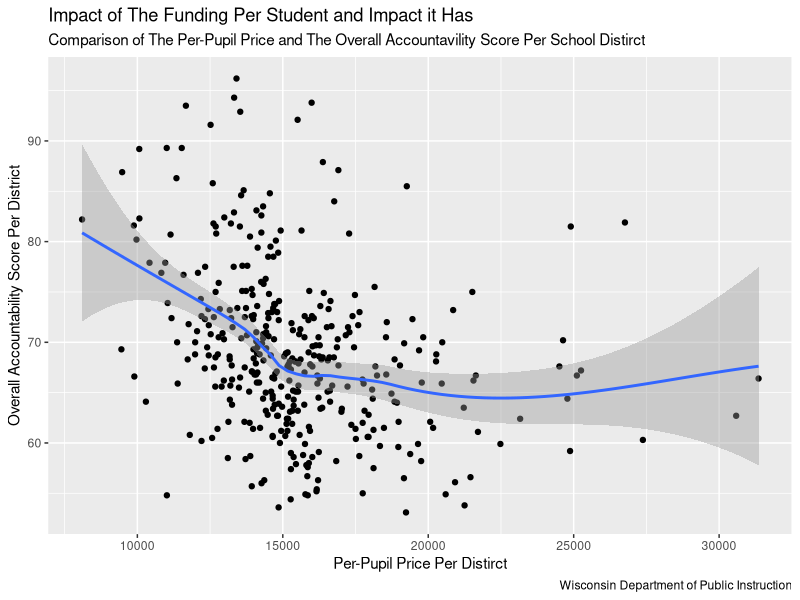

Recreate this plot in R.
## ---- chunk 1
library(readxl)
X2023_2024_district_report_card <- read_excel("2023-2024_district_report_card.xlsx")
head(X2023_2024_district_report_card)
## ---- chunk 2
library(readxl)
cmpcst24_1_ <- read_excel("cmpcst24 (1).xlsx")
head(cmpcst24_1_)
## ---- chunk 3
library(tidyverse)
library(dplyr)
## ---- chunk 4
report_card <- X2023_2024_district_report_card 

report_card <- report_card |>
  select("District Name", "Overall Accountability Score", "Overall Accountability Rating",
         "Grade Band for Comparison", "District Enrollment") 

report_card
## ---- chunk 5
tcec_per_district <- cmpcst24_1_

tcec_per_district <- tcec_per_district |>
  select("...5", "...6")

tcec_per_district
## ---- chunk 6
tcec_per_district <- tcec_per_district |>
  rename(
    `District Name` = `...5`,
    `TCEC` = `...6`) 

tcec_per_district
## ---- chunk 7
tcec_per_district <- tcec_per_district |>
  filter(
  `District Name` != " ", `District Name`!= "NAME", `District Name` != "18310.044339754681", 
  `District Name` != "Statewide Total")
  
tcec_per_district
## ---- chunk 8
school_district <- tcec_per_district |>
  inner_join(report_card)

school_district
## ---- chunk 9
school_district <- school_district |>
  mutate(
    "TCEC" = as.numeric(`TCEC`),
    "Overall Accountability Score" = as.numeric(`Overall Accountability Score`))
## ---- chunk 10
school_district <- school_district |>
    mutate(
      "Per-Pupil Price" = `TCEC` / `District Enrollment`
      )
    
school_district
## ---- chunk 11
school_district_graph <- school_district |>
  ggplot(aes(x = `Per-Pupil Price`,
             y = `Overall Accountability Score`)) + 
  geom_point() +
  geom_smooth() +
  labs(
    title = "Impact of The Funding Per Student and Impact it Has",
    subtitle = "Comparison of The Per-Pupil Price and The Overall Accountavility Score Per School Distirct",
    x = "Per-Pupil Price Per Distirct",
    y = "Overall Accountability Score Per District",
    caption = "Wisconsin Department of Public Instruction"
  )

plot(school_district_graph)
